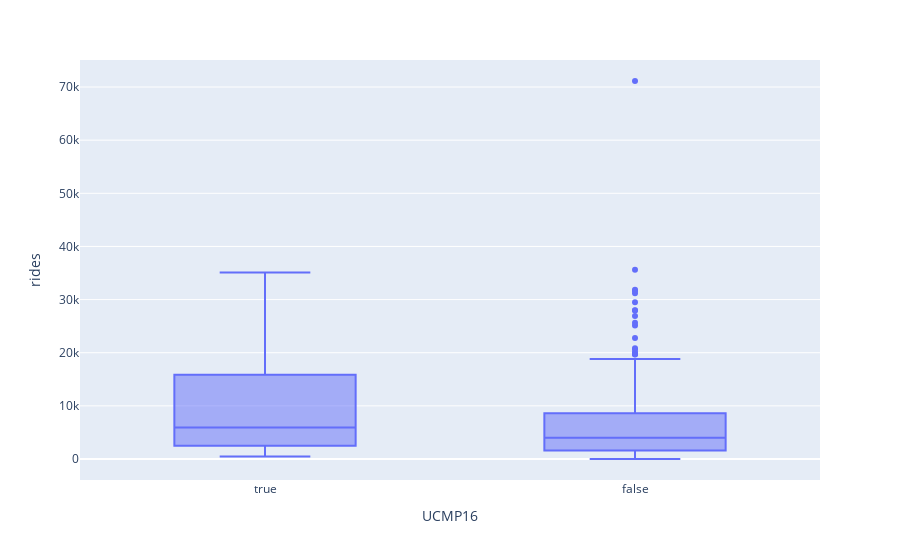

Notebook code cell kept with this figure:
### Markdown cell above
This shows that stations near the DNC on average may have had more rides than other stations.

### Code cell
# The box plot confirms that the means (at least) are marginally different
px.box(model_data[model_data['DNC']], x='UCMP16', y='rides')

### Figure 1 — Plotly figure (JSON) as saved in the notebook; plotly's stock layout.template omitted (floating-point values rounded to 4 significant figures; data arrays with more than 128 entries replaced by an {"elided": "..."} marker saying what was removed)
{"data": [{"alignmentgroup": "True", "hovertemplate": "UCMP16=%{x}<br>rides=%{y}<extra></extra>", "legendgroup": "", "marker": {"color": "#636efa"}, "name": "", "notched": false, "offsetgroup": "", "orientation": "v", "showlegend": false, "type": "box", "x": {"elided": "267 bool values"}, "x0": " ", "xaxis": "x", "y": {"elided": "267 int values"}, "y0": " ", "yaxis": "y"}], "layout": {"boxmode": "group", "legend": {"tracegroupgap": 0}, "margin": {"t": 60}, "xaxis": {"anchor": "y", "domain": [0, 1], "title": {"text": "UCMP16"}}, "yaxis": {"anchor": "x", "domain": [0, 1], "title": {"text": "rides"}}}}
